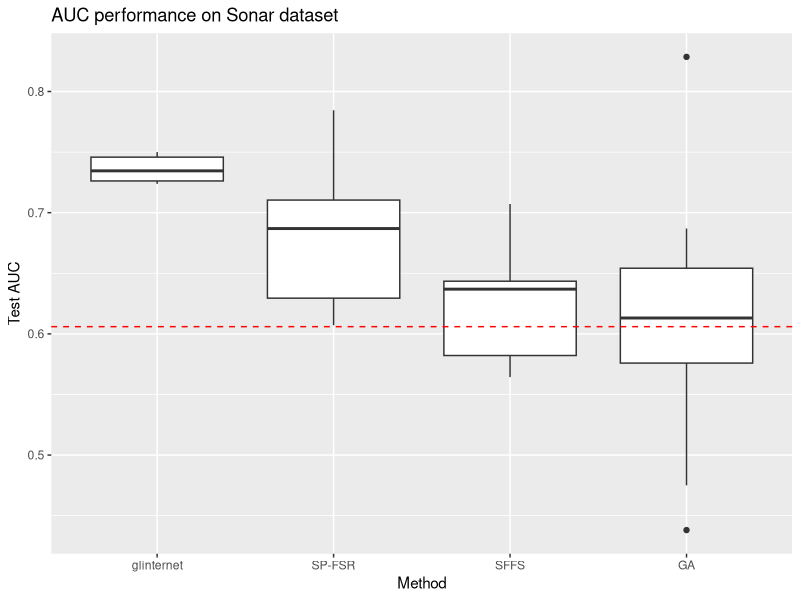
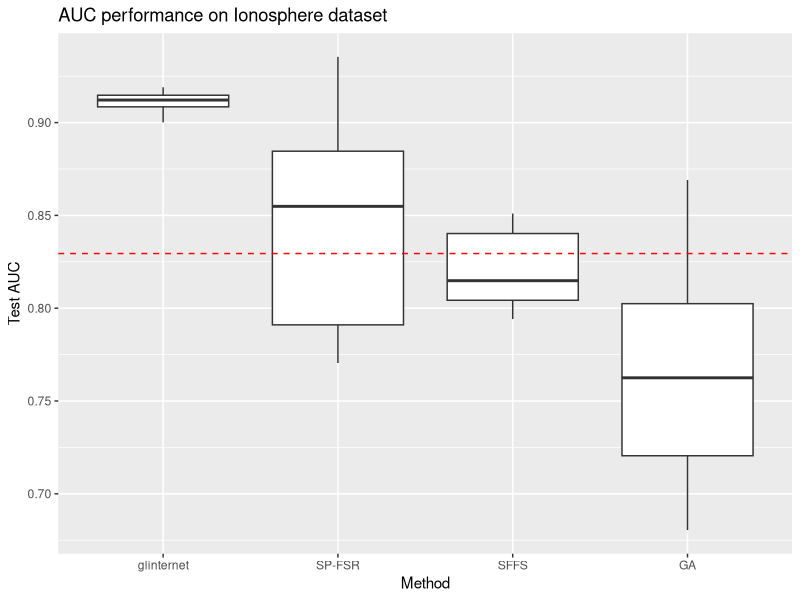

Recreate these plots in R, in order.
## ---- chunk 1
library(tidyverse)
library(kableExtra)
df <- read.csv('final_results.csv')
df %>% 
  filter(dataset == 'Sonar') %>%
  group_by(type) %>%
  summarise(count = n(),
            meanTestAUC = mean(test_auc),
            meanTrainAUC = mean(train_auc),
            k0 = mean(p_0),
            k1 = mean(p_1),
            meanTrainAIC = mean(train_AIC),
            meanTrainBIC = mean(train_BIC)
            ) %>% arrange(meanTestAUC) %>% 
  knitr::kable(col.names = c('Method', 'Count', 'Test AUC', 'Train AUC',
                             'k', "k'", 'AIC', 'BIC')) %>%
  kable_styling(font_size = 7)
## ---- chunk 2
baseline      <- read.csv('baseline_learners.csv')
p1 <- ggplot(df %>% filter(dataset == 'Sonar'), 
             aes(x = reorder(type, myorder), y = test_auc)) + geom_boxplot() + 
  labs(x = 'Method', y = 'Test AUC',
       title = 'AUC performance on Sonar dataset') + 
  geom_hline(yintercept = baseline[1, 'testAUC'],
             color = 'red', linetype = 'dashed') 

p1
## ---- chunk 3
df %>% 
  filter(dataset == 'ionosphere') %>%
  group_by(type) %>%
  summarise(count = n(),
            meanTestAUC = mean(test_auc),
            meanTrainAUC = mean(train_auc),
            k0 = mean(p_0),
            k1 = mean(p_1),
            meanTrainAIC = mean(train_AIC),
            meanTrainBIC = mean(train_BIC)
            ) %>% arrange(meanTestAUC) %>% 
  knitr::kable(col.names = c('Method', 'Count', 'Test AUC', 'Train AUC',
                             'k', "k'", 'AIC', 'BIC')) %>%
  kable_styling(font_size = 7)
## ---- chunk 4

p2 <- ggplot(df %>% filter(dataset == 'ionosphere'), 
             aes(x = reorder(type, myorder), y = test_auc)) + geom_boxplot() + 
  labs(x = 'Method', y = 'Test AUC',
       title = 'AUC performance on Ionosphere dataset') + 
  geom_hline(yintercept = baseline[2, 'testAUC'],
             color = 'red', linetype = 'dashed') 
p2
